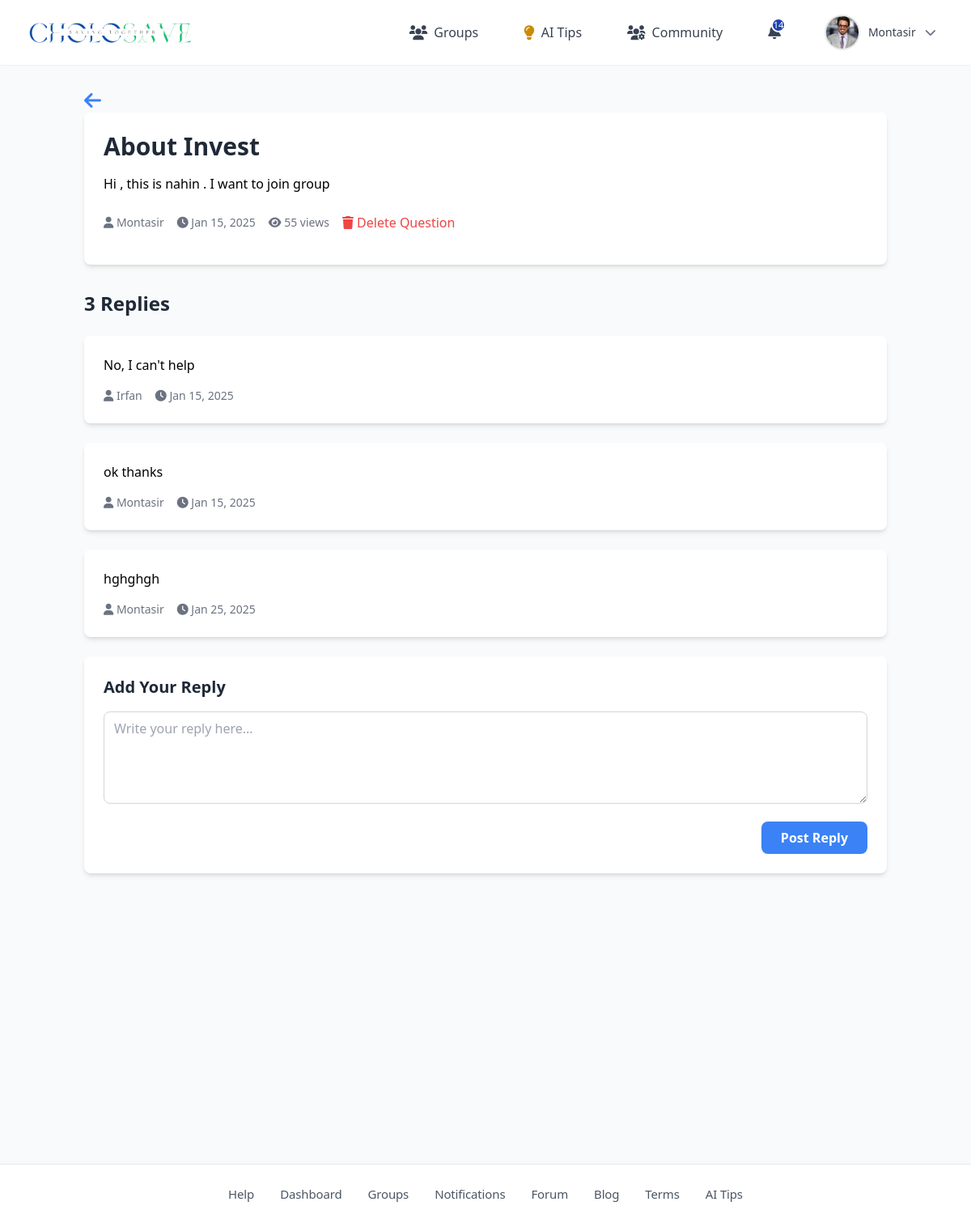
Screenshot of /question.php?id=4 (signed in) with the database file from the repository.
### tables this page shows
CREATE TABLE `users` (
  `id` int(11) NOT NULL,
  `name` varchar(255) DEFAULT NULL,
  `email` varchar(255) DEFAULT NULL,
  `phone_number` varchar(255) DEFAULT NULL,
  `password` varchar(255) DEFAULT NULL,
  `role` enum('user','group_admin','admin') DEFAULT 'user',
  `created_at` timestamp NOT NULL DEFAULT current_timestamp(),
  `profile_picture` varchar(255) NOT NULL,
  `otp` varchar(6) DEFAULT NULL,
  `otp_expiry` datetime DEFAULT NULL
);

CREATE TABLE `questions` (
  `id` int(11) NOT NULL,
  `user_id` int(11) DEFAULT NULL,
  `title` varchar(255) NOT NULL,
  `content` text NOT NULL,
  `created_at` timestamp NOT NULL DEFAULT current_timestamp(),
  `updated_at` timestamp NOT NULL DEFAULT current_timestamp() ON UPDATE current_timestamp(),
  `views` int(11) DEFAULT 0
);

CREATE TABLE `replies` (
  `id` int(11) NOT NULL,
  `question_id` int(11) DEFAULT NULL,
  `user_id` int(11) DEFAULT NULL,
  `content` text NOT NULL,
  `created_at` timestamp NOT NULL DEFAULT current_timestamp(),
  `updated_at` timestamp NOT NULL DEFAULT current_timestamp() ON UPDATE current_timestamp()
);

### question.php (the view, shortened to what this page needs)
<?php
include 'db.php';
include 'includes/header2.php';
$question_id = mysqli_real_escape_string($conn, $_GET['id']);
$update_views = "UPDATE questions SET views = views + 1 WHERE id = '$question_id'";
mysqli_query($conn, $update_views);
$question_query = "
    SELECT
        q.*,
        u.name as author_name
    FROM questions q
    LEFT JOIN users u ON q.user_id = u.id
    WHERE q.id = '$question_id'
";
$question_result = mysqli_query($conn, $question_query);
$question = mysqli_fetch_assoc($question_result);
$replies_query = "
    SELECT
        r.*,
        u.name as author_name
    FROM replies r
    LEFT JOIN users u ON r.user_id = u.id
    WHERE r.question_id = '$question_id'
    ORDER BY r.created_at ASC
";
$replies_result = mysqli_query($conn, $replies_query);
$replies = [];
while ($reply = mysqli_fetch_assoc($replies_result)) {
    $replies[] = $reply;
}
?>
<!DOCTYPE html>
<html lang="en">
<head>
    <script src="https://cdn.tailwindcss.com"></script>
    <link rel="stylesheet" href="https://cdnjs.cloudflare.com/ajax/libs/font-awesome/6.0.0/css/all.min.css">
</head>
<body class="bg-gray-100">
    <div class="container mx-auto px-4 py-8">
        <a href="forum.php" class="text-blue-500 hover:text-blue-700 mr-4">
            <i class="fas fa-arrow-left text-2xl"></i>
        </a>
        <div class="bg-white rounded-lg shadow-md p-6 mb-8">
            <div class="flex items-center mb-4">
                <div class="flex justify-between items-start w-full">
                    <div class="flex-1">
                        <h1 class="text-3xl font-bold text-gray-800 mb-4">
                            <?php echo htmlspecialchars($question['title']); ?>
                        </h1>
                        <div class="prose max-w-none">
                            <?php echo nl2br(htmlspecialchars($question['content'])); ?>
                        </div>
                        <div class="flex items-center mt-6 space-x-4">
                            <span class="text-sm text-gray-500">
                                <i class="fas fa-user"></i> <?php echo htmlspecialchars($question['author_name']); ?>
                            </span>
                            <span class="text-sm text-gray-500">
                                <i class="fas fa-clock"></i>
                                <?php echo date('M d, Y', strtotime($question['created_at'])); ?>
                            </span>
                            <span class="text-sm text-gray-500">
                                <i class="fas fa-eye"></i> <?php echo $question['views']; ?> views
                            </span>
                            <?php if ($_SESSION['user_id'] == $question['user_id']): ?>
                                <button onclick="deleteQuestion(<?php echo $question['id']; ?>)"
                                    class="ml-4 text-red-500 hover:text-red-700">
                                    <i class="fas fa-trash"></i> Delete Question
                                </button>
                            <?php endif; ?>
                        </div>
                    </div>
                </div>
            </div>
        </div>
        <div class="space-y-6">
            <h2 class="text-2xl font-bold text-gray-800"><?php echo count($replies); ?> Replies</h2>
            <?php foreach ($replies as $reply): ?>
                <div class="bg-white rounded-lg shadow-md p-6">
                    <div class="flex justify-between">
                        <div class="flex-1">
                            <div class="prose max-w-none">
                                <?php echo nl2br(htmlspecialchars($reply['content'])); ?>
                            </div>
                            <div class="flex items-center mt-4 space-x-4">
                                <span class="text-sm text-gray-500">
                                    <i class="fas fa-user"></i> <?php echo htmlspecialchars($reply['author_name']); ?>
                                </span>
                                <span class="text-sm text-gray-500">
                                    <i class="fas fa-clock"></i>
                                    <?php echo date('M d, Y', strtotime($reply['created_at'])); ?>
                                </span>
                            </div>
                        </div>
                    </div>
                </div>
            <?php endforeach; ?>
            <div class="bg-white rounded-lg shadow-md p-6">
                <h3 class="text-xl font-bold text-gray-800 mb-4">Add Your Reply</h3>
                <form action="submit_reply.php" method="POST">
                    <div class="mb-4">
                        <textarea name="content" rows="4" required
                            class="w-full px-3 py-2 border border-gray-300 rounded-lg focus:outline-none focus:border-blue-500"
                            placeholder="Write your reply here..."></textarea>
                    </div>
                    <div class="flex justify-end">
                        <button type="submit"
                            class="bg-blue-500 hover:bg-blue-600 text-white font-semibold px-6 py-2 rounded-lg transition duration-200">
                            Post Reply
                        </button>
                    </div>
                </form>
            </div>
        </div>
    </div>
</body>
</html>
<?php include 'includes/new_footer.php'; ?>

### includes/header2.php (shortened to what this page needs)
<?php
include 'db.php';
$user_id = $_SESSION['user_id'];
$sql = "SELECT COUNT(*) as count FROM notifications WHERE target_user_id = ? AND status = 'unread'";
$stmt = $conn->prepare($sql);
$stmt->bind_param("i", $user_id);
$stmt->execute();
$result = $stmt->get_result();
$row = $result->fetch_assoc();
$notificationCount = $row['count'];
$user_name = '';
$profile_picture = '';
$sql_user = "SELECT name, email, profile_picture FROM users WHERE id = ?";
$stmt = $conn->prepare($sql_user);
$stmt->bind_param("i", $user_id);
$stmt->execute();
$result_user = $stmt->get_result();
if ($result_user) {
    $user_data = $result_user->fetch_assoc();
    $user_name = $user_data['name'];
    $profile_picture = $user_data['profile_picture'];
}
?>
<!DOCTYPE html>
<html lang="en">
<head>
    <script src="https://cdn.tailwindcss.com"></script>
    <link rel="stylesheet" href="https://cdnjs.cloudflare.com/ajax/libs/font-awesome/6.0.0-beta3/css/all.min.css">
</head>
<body class="bg-gray-50">
    <header class="bg-white shadow-sm">
        <div class="max-w-7xl mx-auto px-4 sm:px-6 lg:px-8">
            <div class="flex items-center justify-between h-20">
                <div class="logo flex items-center space-x-4">
                    <a href="/CholoSave-CS/user_landing_page.php" class="flex items-center">
                        <img src="/CholoSave-CS/includes/project_logo1.png" alt="CholoSave Logo" class="logo-image">
                    </a>
                </div>
                <div class="hidden md:flex items-center space-x-8">
                    <div class="relative group">
                        <button
                            class="nav-item flex items-center space-x-2 px-3 py-2 text-gray-700 hover:text-gray-900">
                            <i class="fas fa-users text-lg"></i>
                            <span class="font-medium">Groups</span>
                        </button>
                    </div>
                    <div class="relative group">
                        <a href="/CholoSave-CS/ai_tips/ai_tips.php">
                            <button
                                class="nav-item flex items-center space-x-2 px-3 py-2 text-gray-700 hover:text-gray-900">
                                <i class="fas fa-lightbulb text-lg text-yellow-600 animate-pulse"></i>
                                <span class="font-medium">AI Tips</span>
                            </button>
                        </a>
                    </div>
                    <div class="relative group">
                        <button
                            class="nav-item flex items-center space-x-2 px-3 py-2 text-gray-700 hover:text-gray-900">
                            <i class="fas fa-users-cog text-lg"></i>
                            <span class="font-medium">Community</span>
                        </button>
                    </div>
                    <div class="relative">
                        <a href="/CholoSave-CS/notification.php"
                            class="nav-item flex items-center space-x-2 px-3 py-2 text-gray-700 hover:text-gray-900">
                            <div class="relative">
                                <?php if ($notificationCount > 0): ?>
                                    <span class="notification-badge"><?php echo $notificationCount; ?></span>
                                <?php endif; ?>
                            </div>
                        </a>
                    </div>
                    <div class="relative group">
                        <button
                            class="flex items-center space-x-3 px-3 py-2 rounded-full hover:bg-gray-100 transition-colors duration-200">
                            <div class="relative w-10 h-10 rounded-full overflow-hidden ring-2 ring-gray-200">
                                <?php if (!empty($profile_picture) && file_exists('uploads/profile/' . $profile_picture)): ?>
                                    <img src="uploads/profile/<?php echo htmlspecialchars($profile_picture); ?>"
                                        alt="Profile" class="w-full h-full object-cover">
                                <?php else: ?>
                                    <div class="w-full h-full bg-gray-200 flex items-center justify-center">
                                        <i class="fas fa-user text-gray-400"></i>
                                    </div>
                                <?php endif; ?>
                            </div>
                            <span
                                class="text-sm font-medium text-gray-700"><?php echo htmlspecialchars($user_name); ?></span>
                            <i class="fas fa-chevron-down text-sm text-gray-500"></i>
                        </button>
                    </div>
                </div>
            </div>
    </header>
</body>
</html>

### includes/header2.php (style rules this page uses)
body { font-family: 'Poppins', sans-serif; }
.nav-item { transition: all 0.3s ease; position: relative; }
.nav-item::after { content: ''; position: absolute; width: 0; height: 2px; bottom: -4px; left: 0; background-color: #1E40AF; transition: width 0.3s ease; }
.logo a { font-size: 1.8rem; font-weight: 700; background: linear-gradient(135deg, #003366 0%, #004080 100%); -webkit-background-clip: text; -webkit-text-fill-color: transparent; text-decoration: none; }
.notification-badge { position: absolute; top: -6px; right: -6px; background: #1E40AF; border-radius: 50%; width: 18px; height: 18px; font-size: 11px; display: flex; align-items: center; justify-content: center; color: white; border: 2px solid white; }
.animate-pulse { animation: pulse 1s infinite; }
.logo-image { max-height: 3rem; width: auto; object-fit: contain; }

### includes/new_footer.php (style rules this page uses)
html, body { height: 100%; margin: 0; padding: 0; font-family: system-ui, -apple-system, BlinkMacSystemFont, 'Segoe UI', Roboto, Oxygen, Ubuntu, Cantarell, sans-serif; }

### rows the page displays
users: profile_picture (picture), name "Montasir"
questions: title "About Invest", content "Hi , this is nahin . I want to join group", user.name "Montasir", created_at "Jan 15, 2025", views "55"
replies: content "No, I can't help", user.name "Irfan", created_at "Jan 15, 2025"
replies: content "ok thanks", user.name "Montasir", created_at "Jan 15, 2025"
replies: content "hghghgh", user.name "Montasir", created_at "Jan 25, 2025"

### other values shown
$notificationCount "14"
count($replies) "3"
